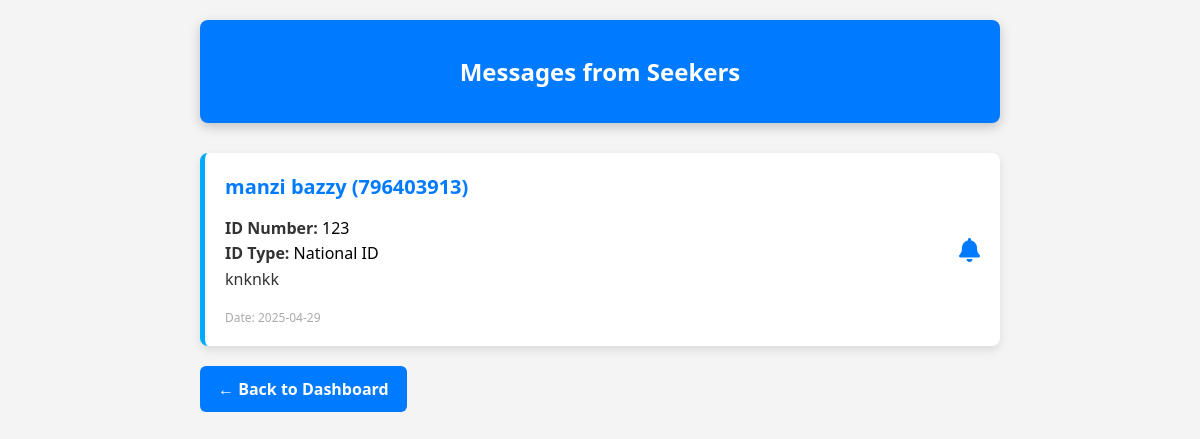
The page /seeki_records.php (signed in) on the database its author committed.
### tables this page shows
CREATE TABLE `seeki` (
  `id` varchar(100) NOT NULL,
  `name` varchar(255) NOT NULL,
  `phone_number` int(255) NOT NULL,
  `description` varchar(255) NOT NULL,
  `date` date NOT NULL,
  `created_at` timestamp NOT NULL DEFAULT current_timestamp() ON UPDATE current_timestamp(),
  `found_status` tinyint(1) NOT NULL,
  `id_type` varchar(100) DEFAULT NULL,
  `id_number` int(255) NOT NULL,
  `category` varchar(255) NOT NULL,
  `notification_sent` tinyint(1) DEFAULT 0
);

### seeki_records.php (the view, shortened to what this page needs)
<?php
require 'db_connect.php';
$found_query = "SELECT id_number, category FROM found_ids";
$found_result = mysqli_query($conn, $found_query);
$found_ids = [];
while ($row = mysqli_fetch_assoc($found_result)) {
    $found_ids[] = $row['id_number'] . '|' . $row['category'];
}
$query = "SELECT * FROM seeki ORDER BY date DESC";
$result = mysqli_query($conn, $query);
?>
<!DOCTYPE html>
<html lang="en">
<head>
    <link rel="stylesheet" href="https://cdnjs.cloudflare.com/ajax/libs/font-awesome/6.4.2/css/all.min.css">
</head>
<body>
<div class="container">
    <div class="form-header">
        <h2>Messages from Seekers</h2>
    </div>
    <?php if (mysqli_num_rows($result) > 0): ?>
        <?php while ($row = mysqli_fetch_assoc($result)): ?>
            <?php
                $match_key = $row['id_number'] . '|' . $row['id_type'];
                $is_match = in_array($match_key, $found_ids);
            ?>
            <div class="message-card">
                <div>
                    <h3><?= htmlspecialchars($row['name']) ?> (<?= htmlspecialchars($row['phone_number']) ?>)</h3>
                    <p>
                        <strong>ID Number:</strong> <span class="<?= $is_match ? 'id-match' : 'id-normal' ?>"><?= htmlspecialchars($row['id']) ?></span><br>
                        <strong>ID Type:</strong> <span class="<?= $is_match ? 'id-match' : 'id-normal' ?>"><?= htmlspecialchars($row['id_type']) ?></span><br>
                        <?= nl2br(htmlspecialchars($row['description'])) ?>
                    </p>
                    <div class="date">Date: <?= htmlspecialchars($row['date']) ?></div>
                </div>
                <div class="notification-icon <?= $is_match ? 'new' : 'old' ?>">
                    <i class="fa fa-bell"></i>
                </div>
            </div>
        <?php endwhile; ?>
    <?php else: ?>
        <p>No messages found.</p>
    <?php endif; ?>
    <a href="dashboard.php" class="back-btn">← Back to Dashboard</a>
</div>
</body>
</html>

### seeki_records.php (style rules this page uses)
body { background-color: #f4f4f4; color: #333; font-family: 'Segoe UI', Tahoma, Geneva, Verdana, sans-serif; margin: 0; padding: 20px; }
.container { max-width: 800px; margin: auto; }
.form-header { background-color: #007BFF; color: white; padding: 15px; text-align: center; border-radius: 8px; box-shadow: 0 4px 12px rgba(0,0,0,0.2); margin-bottom: 30px; }
.message-card { background-color: #fff; border-left: 5px solid #00aaff; border-radius: 8px; padding: 20px; margin-bottom: 20px; box-shadow: 0 4px 10px rgba(0,0,0,0.1); display: flex; align-items: center; justify-content: space-between; }
.message-card h3 { color: #007BFF; font-size: 20px; margin: 0; }
.message-card p { line-height: 1.6; font-size: 16px; margin-right: 20px; flex-grow: 1; }
.message-card .date { font-size: 12px; color: #aaa; margin-top: 10px; }
.notification-icon { font-size: 24px; margin-left: 10px; }
.notification-icon.old { color: #007BFF; }
.back-btn { background-color: #007BFF; color: white; padding: 12px 18px; border-radius: 6px; text-decoration: none; display: inline-block; font-weight: bold; }
.id-normal { color: black; }

### rows shown on the page
seeki: name "manzi bazzy", phone_number "796403913", id "123", id_type "National ID", description "knknkk", date "2025-04-29"
